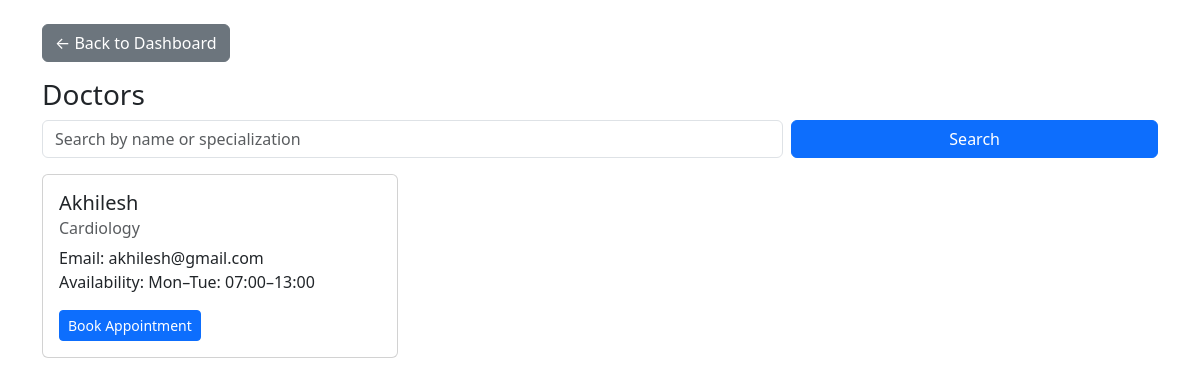
Before: /patient/doctors (signed in) with the older database file.
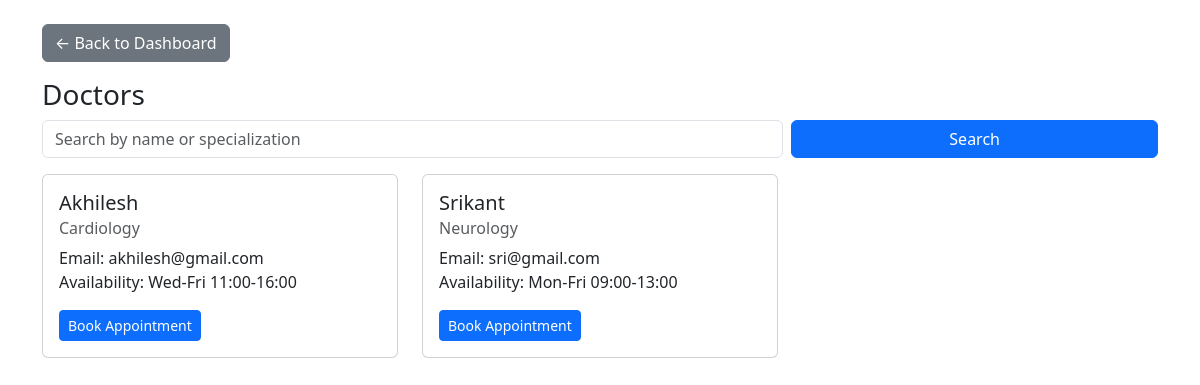
After: the same page with the newer database file.
### models.py (models this page shows, shortened)
class Doctor(db.Model):
    id = db.Column(db.Integer, primary_key=True)
    name = db.Column(db.String(100), nullable=False, index=True)
    specialization_id = db.Column(db.Integer, db.ForeignKey('department.id'), nullable=False)
    availability = db.Column(db.String(500), nullable=True)
    email = db.Column(db.String(100), unique=True, nullable=False, index=True)
    password = db.Column(db.String(200), nullable=False)
    contact = db.Column(db.String(20), nullable=True)
    is_active = db.Column(db.Boolean, default=True, nullable=False)   # blacklist / soft-delete
    created_at = db.Column(db.DateTime, default=datetime.utcnow)
    appointments = db.relationship('Appointment', backref='doctor', lazy=True)
    avail_slots = db.relationship('DoctorAvailability', backref='doctor', lazy=True, cascade="all, delete-orphan")

class Department(db.Model):
    id = db.Column(db.Integer, primary_key=True)
    name = db.Column(db.String(100), unique=True, nullable=False, index=True)
    description = db.Column(db.Text, nullable=True)
    created_at = db.Column(db.DateTime, default=datetime.utcnow)
    doctors = db.relationship('Doctor', backref='department', lazy=True)

### app.py (the view, shortened to what this page needs)
@app.route('/patient/doctors')
@patient_required
def patient_search_doctors():
    q = request.args.get('q', '').strip()
    dept_id = request.args.get('dept_id')
    query = Doctor.query.join(Department).filter(Doctor.is_active == True)
    if dept_id:
        query = query.filter(Doctor.specialization_id == dept_id)
    doctors = query.order_by(Doctor.name).all()
    return render_template('patient_doctors.html', doctors=doctors, q=q)

### app.py (called while the page is built)
def patient_required(func):
    from functools import wraps
    @wraps(func)
    def wrapper(*args, **kwargs):
        if session.get('role') != 'patient':
            flash("Patient login required", "warning")
            return redirect(url_for('login'))
        return func(*args, **kwargs)
    return wrapper

### templates/patient_doctors.html (shortened to what this page needs)
<!DOCTYPE html>
<html>
<head>
  <link href="https://cdn.jsdelivr.net/npm/bootstrap@5.3.0/dist/css/bootstrap.min.css" rel="stylesheet">
</head>
<body class="container mt-4">
  <a href="{{ url_for('patient_dashboard') }}" class="btn btn-secondary mb-3">← Back to Dashboard</a>
  <h3>Doctors</h3>
  <form method="get" class="row g-2 mb-3">
    <div class="col-md-8">
      <input type="text" name="q" class="form-control"
             placeholder="Search by name or specialization" value="{{ q or '' }}">
    </div>
    <div class="col-md-4">
      <button class="btn btn-primary w-100">Search</button>
    </div>
  </form>
  <div class="row">
    {% for d in doctors %}
    <div class="col-md-4 mb-3">
      <div class="card h-100">
        <div class="card-body">
          <h5 class="card-title">{{ d.name }}</h5>
          <h6 class="card-subtitle mb-2 text-muted">{{ d.department.name if d.department else '' }}</h6>
          <p class="card-text">
            Email: {{ d.email }}<br>
            Availability: {{ d.availability or 'Check slots' }}
          </p>
          <a href="{{ url_for('patient_book_appointment', doctor_id=d.id) }}" class="btn btn-sm btn-primary">
            Book Appointment
          </a>
        </div>
      </div>
    </div>
    {% else %}
    <p class="text-muted">No doctors found.</p>
    {% endfor %}
  </div>
</body>
</html>

Changed rows visible on the page:
changed Doctor "Akhilesh": availability "Mon–Tue: 07:00–13:00" → "Wed-Fri 11:00-16:00"
added Doctor: name "Srikant", department "Neurology", email "sri@gmail.com", availability "Mon-Fri 09:00-13:00"
